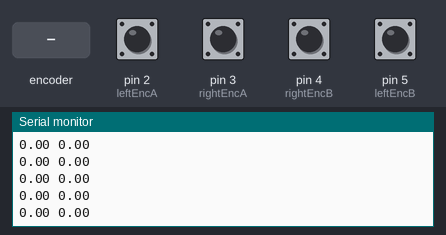
The sketch below on a simulated Arduino Uno, built with avr-gcc and run on an emulated ATmega328P. Parts: the last lines printed to the serial monitor. Inputs (shaded band) come from the test bench; at power-on: pin 2 (leftEncA), pin 3 (rightEncA), pin 4 (rightEncB), pin 5 (leftEncB) HIGH.

Above: at 1.2 s.
1.3 s: rotary encoder on pin 2 (leftEncA) / pin 5 (leftEncB) turned 1 step (first pin leading)
At 1.8 s:
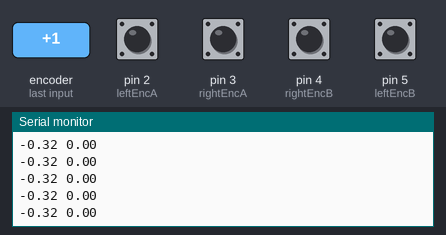
3.0 s: pin 3 (rightEncA) pulled LOW for 0.15 s
At 4.0 s:
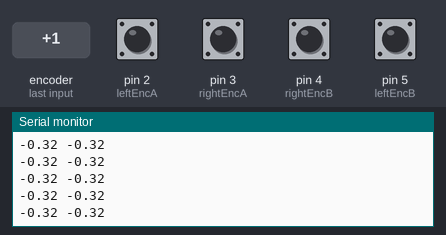
4.6 s: pin 3 (rightEncA) pulled LOW for 1 s
7.1 s: rotary encoder on pin 2 (leftEncA) / pin 5 (leftEncB) turned 1 step (first pin leading)
At 7.9 s:
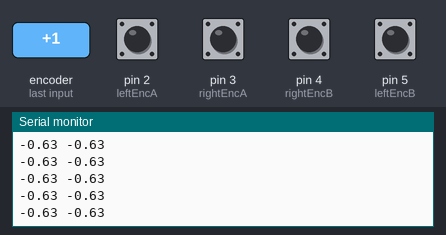
Timing chart, 0 to 9.8 s (numbered marks = the images above; inputs shaded):
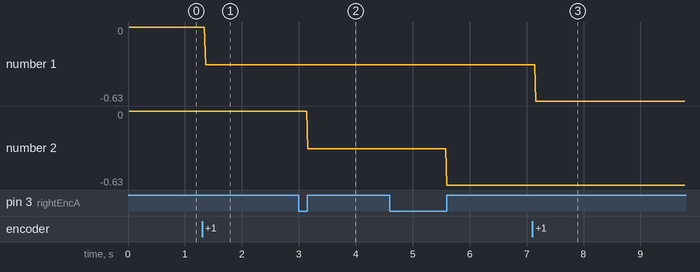

Measured:
- after the input at 1.3 s, the serial monitor: prints a new line after 0.06 s (image 1)
- after the input at 3.0 s, the serial monitor: prints a new line after 0.16 s (image 2)
- after the input at 7.1 s, the serial monitor: prints a new line after 0.06 s (image 3)
- plotted number 1: 0 → -0.32 after the input at 1.3 s
- plotted number 2: -0.32 → -0.63 after the input at 4.6 s

The sketch:

EncoderTest.ino
```cpp
/**
   EncoderTest
   Author: Neil Balaskandarajah
   Created on: 24/07/2020
   Testing the Encoders out
*/

//Constants
#define TICKS_PER_REV 297.0   //Encoder ticks per revolution
#define DIA 30                //Wheel diameter in mm
#define INTERVAL 20           //Loop period in ms

//Encoder pins
#define leftEncA 2
#define leftEncB 5
#define rightEncA 3
#define rightEncB 4

//Encoder values
int leftTicks;
int rightTicks;

//Timing values
int curr;
int prev;

/**
 * Set up the pins and the code
 */
void setup() {
  //Initialize Serial and set pin modes
  Serial.begin(9600);
  pinMode(leftEncA, INPUT_PULLUP);
  pinMode(leftEncB, INPUT_PULLUP);
  pinMode(rightEncA, INPUT_PULLUP);
  pinMode(rightEncB, INPUT_PULLUP);

  //Side threads to track encoders
  attachInterrupt(digitalPinToInterrupt(leftEncA), updateLeftEncoder, RISING);
  attachInterrupt(digitalPinToInterrupt(rightEncA), updateRightEncoder, RISING);

  //Initialize variables
  leftTicks = 0;
  rightTicks  = 0;
  prev = millis();
}

/**
 * Display encoders
 */
void loop() {
  curr = millis();
  float delta = curr - prev;
  if (delta >= INTERVAL) {
    prev = millis();

    displayEncoders();
  }
}

/**
 * Print the encoder positions (mm) to the screen
 */
void displayEncoders() {
  Serial.print(ticksToInches(leftTicks));
  Serial.print(' ');
  Serial.print(ticksToInches(rightTicks));
  Serial.println();
}

/**
 * Convert encoder ticks to inches
 */
float ticksToInches(int ticks) {
  return (ticks / TICKS_PER_REV) * PI * DIA;
}

/**
 * Update the left encoder
 */
void updateLeftEncoder() {
  if (digitalRead(leftEncA) == digitalRead(leftEncB)) {
    leftTicks++;
  } else {
    leftTicks--;
  }
}

/**
 * Update the right encoder (mirror of left)
 */
void updateRightEncoder() {
  if (digitalRead(rightEncA) == digitalRead(rightEncB)) {
    rightTicks--;
  } else {
    rightTicks++;
  }
}
```
